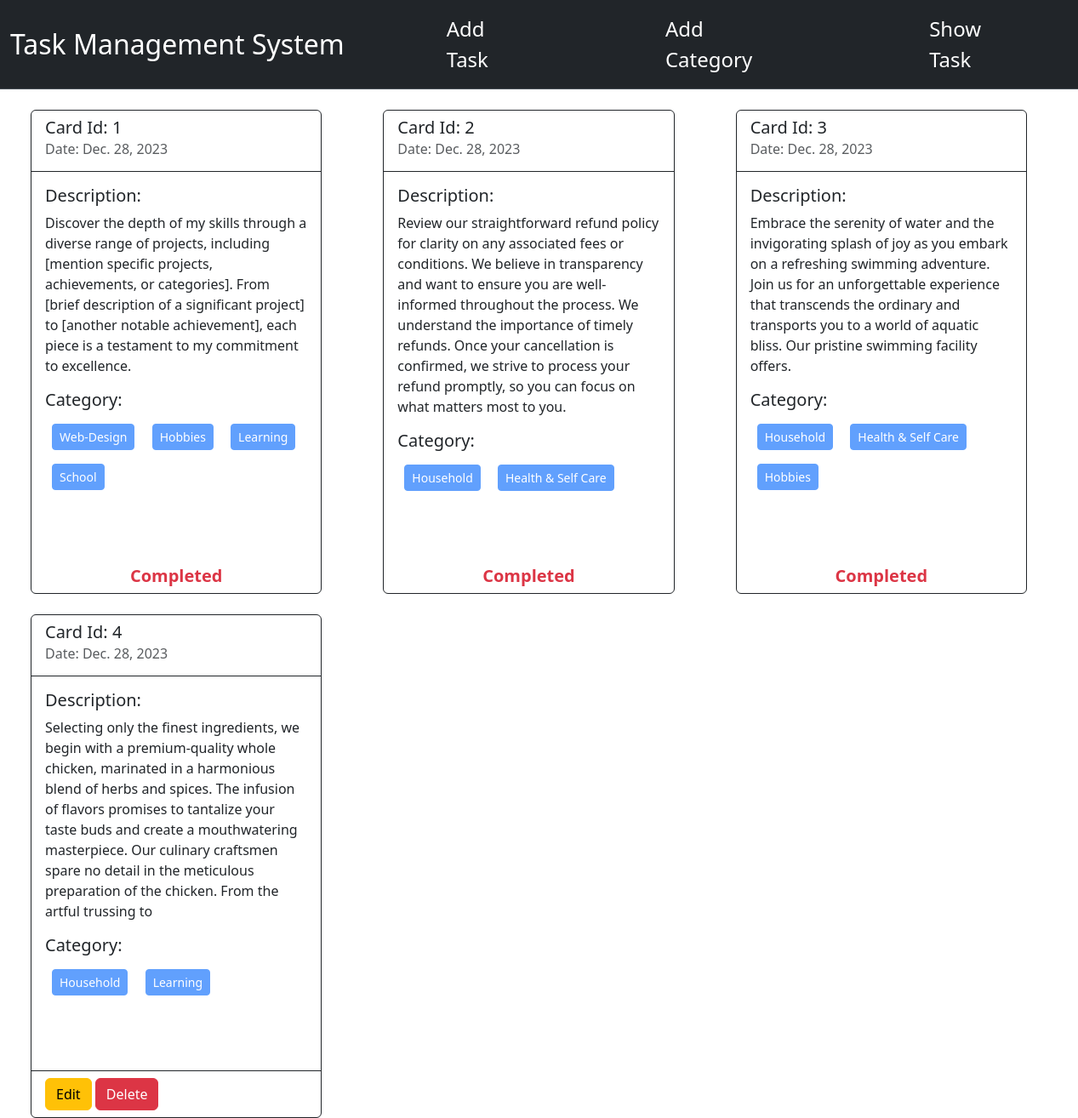
The page / on the database its author committed.
### task/models.py (models this page shows, shortened)
class Task(models.Model):
    task_title = models.CharField(max_length=50)
    description = models.TextField()
    category = models.ManyToManyField(Category)
    is_completed = models.BooleanField(default=False)
    task_assign_date = models.DateField(auto_now_add=True)

### category/models.py (models this page shows, shortened)
class Category(models.Model):
    name = models.CharField(max_length=100)

### task_project/views.py (the view)
# urls.py: 2. Add a URL to urlpatterns:  path('', views.home, name='home')
def home(request):
    data = Task.objects.all()
    return render(request, 'home.html', {'data' : data})

### templates/home.html
{% extends 'base.html' %} {% block content %}
{% if data %}
<div class="row container-fluid row-cols-1 row-cols-md-3 g-4">
  {% for task in data %}
  <div class="col">
    <div class="card border-dark m-4 h-100">
      <div class="card-header bg-transparent border-dark">
        <h5 class="card-title">Card Id: {{task.id}}</h5>
        <h6 class="card-subtitle mb-2 text-muted">
          Date: {{task.task_assign_date}}
        </h6>
      </div>
      <div class="card-body text-dark">
        <h5 class="card-title">Description:</h5>
        <p>{{task.description}}</p>
        <h5 class="card-title">Category:</h5>
        <p>
          {% for category in task.category.all %}
          <button class="btn btn-primary btn-sm m-2" disabled>
            {{category.name}}
          </button>
          {% endfor %}
        </p>
      </div>
      {% if not task.is_completed %}
          <div class="card-footer bg-transparent border-dark">
            <a href="{% url 'edit_task' task.id %}" class="btn btn-warning">Edit</a>
            <a href="{% url 'delete_task' task.id %}" class="btn btn-danger"
              >Delete</a
            >
          </div>
      {% else %}
          <h5 class="card-title text-center text-danger fw-bold">Completed</h5>
      {% endif %}
    </div>
  </div>
  {% endfor %}
</div>
{% else %}
<h3 class="text-center fw-bold mt-5 pt-5 fs-1">NO Data Available To Show</h3>
{% endif %} {% endblock %}

### templates/base.html (shortened to what this page needs)
<!DOCTYPE html>
<html lang="en">
  <head>
    <link
      href="https://cdn.jsdelivr.net/npm/bootstrap@5.3.2/dist/css/bootstrap.min.css"
      rel="stylesheet"
    />
  </head>
  <body>
    <nav class="navbar navbar-expand-lg bg-dark border-bottom border-body" data-bs-theme="dark">
      <div class="container-fluid">
        <a class="navbar-brand fs-2" href="{% url 'homepage' %}">Task Management System</a>
        <div class="collapse navbar-collapse" id="navbarSupportedContent">
          <ul class="navbar-nav mx-auto mb-2 mb-lg-0">
            <li class="nav-item px-5 mx-5 fs-4">
              <a class="nav-link active" href="{% url 'add_task' %}">Add Task</a>
            </li>
            <li class="nav-item px-5 mx-5 fs-4">
              <a class="nav-link active" href="{% url 'add_category' %}">Add Category</a>
            </li>
            <li class="nav-item px-5 mx-5 fs-4">
              <a class="nav-link active" aria-current="page" href="{% url 'homepage' %}">Show Task</a>
            </li>
          </ul>
        </div>
      </div>
    </nav>
    {% block content %}
    {% endblock %}
  </body>
</html>

### rows shown on the page
Task: id "1", task_assign_date "Dec. 28, 2023", description "Discover the depth of my skills through a diverse range of projects, including [mention specific projects, achievements, or categories]. From [brief description of a significant project] to [another notable achievement], each piece is a testament to my commitment to excellence.", is_completed "Completed"
Category: name "Web-Design"
Category: name "Hobbies"
Category: name "Learning"
Category: name "School"
Task: id "2", task_assign_date "Dec. 28, 2023", description "Review our straightforward refund policy for clarity on any associated fees or conditions. We believe in transparency and want to ensure you are well-informed throughout the process. We understand the importance of timely refunds. Once your cancellation is confirmed, we strive to process your refund promptly, so you can focus on what matters most to you.", is_completed "Completed"
Category: name "Household"
Category: name "Health & Self Care"
Task: id "3", task_assign_date "Dec. 28, 2023", description "Embrace the serenity of water and the invigorating splash of joy as you embark on a refreshing swimming adventure. Join us for an unforgettable experience that transcends the ordinary and transports you to a world of aquatic bliss. Our pristine swimming facility offers.", is_completed "Completed"
Task: id "4", task_assign_date "Dec. 28, 2023", description "Selecting only the finest ingredients, we begin with a premium-quality whole chicken, marinated in a harmonious blend of herbs and spices. The infusion of flavors promises to tantalize your taste buds and create a mouthwatering masterpiece. Our culinary craftsmen spare no detail in the meticulous preparation of the chicken. From the artful trussing to", is_completed "Edit"
